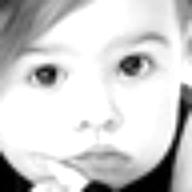
#> input picture Data_Part3/New/neutral/10_neutral_young_male.jpg, 192 x 192 px, given as the content of the folder ../../Data_Part3/New/neutral/New Folder 1/, which was not available
$ python Brightning_Script.py
#> lines starting #> are read from the running program, lines starting #| are printed output that depends on the picture; pictures that were not available may be replaced by others from this repository, and a replacement may not be noted
import os
from PIL import Image, ImageEnhance
import matplotlib.pyplot as plt

# Source and result folder
src_folder = '../../Data_Part3/New/neutral/New Folder 1/'
result_folder = '../../Data_Part3/New/neutral'

# In case result_folder
os.makedirs(result_folder, exist_ok=True)

# To make it so that it only shows once for the plt images
counter = 0
# Goes through files in the source folder
for filename in os.listdir(src_folder):
    if filename.endswith('.jpg') or filename.endswith('.png'):  # Add or modify if you have different image file types
        # Open the image file
        img = Image.open(os.path.join(src_folder, filename))
#> img is the input picture: PIL image 192x192 RGB; min 0, max 255, mean 206.4

        # Brighten the image
        enhancer = ImageEnhance.Brightness(img)
        img_bright = enhancer.enhance(1.2)  # increases the image brightness by 20%
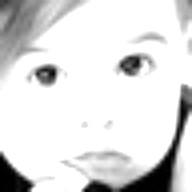
#> img_bright: PIL image 192x192 RGB; min 0, max 255, mean 220.9

        #first image
        if counter == 0:
            # Display the original image
            plt.figure(figsize=(10, 5))
            plt.subplot(1, 2, 1)
            plt.title('Before Brightening')
            plt.imshow(img)

            # Display the brightened image
            plt.subplot(1, 2, 2)
            plt.title('After Brightening')
            plt.imshow(img_bright)
            plt.show()
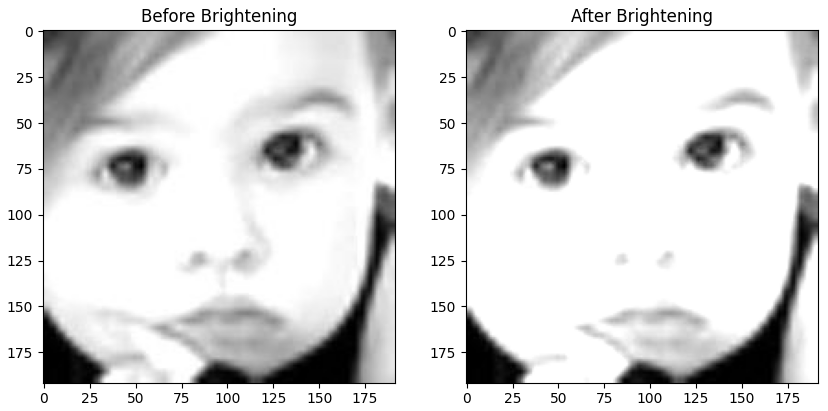
#> figure drawn by matplotlib, 2 panels

        # Save the brightened image to the destination folder
        img_bright.save(os.path.join(result_folder, filename))

        # Increment the counter so that the plt images only show once
        counter += 1

$ run again, on Data_Part3/New/neutral/392_neutral_middle_female.jpg
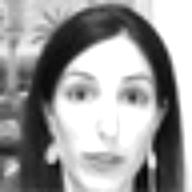
#> input picture Data_Part3/New/neutral/392_neutral_middle_female.jpg, 192 x 192 px, given as the content of the folder ../../Data_Part3/New/neutral/New Folder 1/, which was not available
#> img is the input picture: PIL image 192x192 RGB; min 0, max 255, mean 155
#> `img_bright = enhancer.enhance(1.2)`:
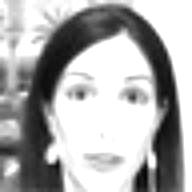
#> img_bright: PIL image 192x192 RGB; min 0, max 255, mean 172.3
#> `plt.show()`:
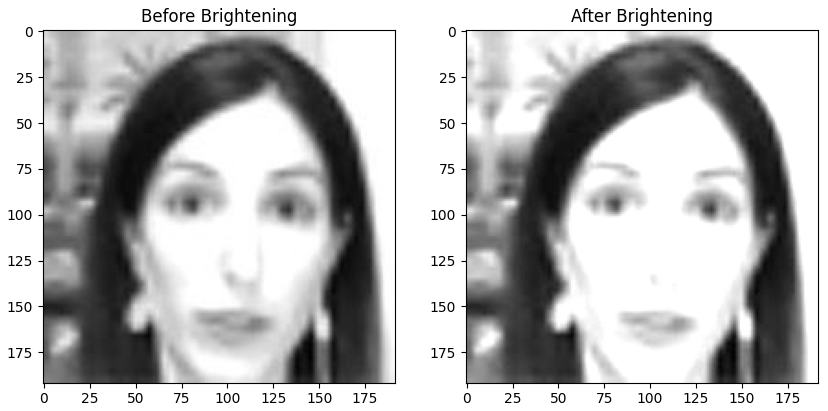
#> figure drawn by matplotlib, 2 panels

$ run again, on Data_Part3/New/neutral/437_neutral_senior_male.jpg
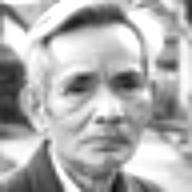
#> input picture Data_Part3/New/neutral/437_neutral_senior_male.jpg, 192 x 192 px, given as the content of the folder ../../Data_Part3/New/neutral/New Folder 1/, which was not available
#> img is the input picture: PIL image 192x192 RGB; min 12, max 255, mean 175.6
#> `img_bright = enhancer.enhance(1.2)`:
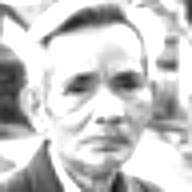
#> img_bright: PIL image 192x192 RGB; min 14, max 255, mean 201.2
#> `plt.show()`:
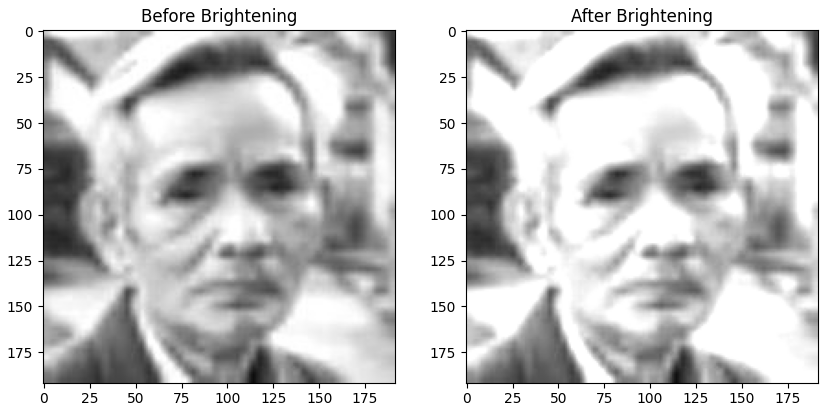
#> figure drawn by matplotlib, 2 panels

$ run again, on Data_Part3/New/neutral/475_neutral_senior_female.jpg
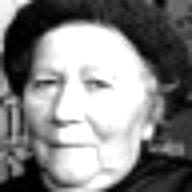
#> input picture Data_Part3/New/neutral/475_neutral_senior_female.jpg, 192 x 192 px, given as the content of the folder ../../Data_Part3/New/neutral/New Folder 1/, which was not available
#> img is the input picture: PIL image 192x192 RGB; min 0, max 255, mean 130.7
#> `img_bright = enhancer.enhance(1.2)`:
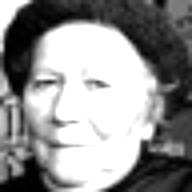
#> img_bright: PIL image 192x192 RGB; min 0, max 255, mean 143.8
#> `plt.show()`:
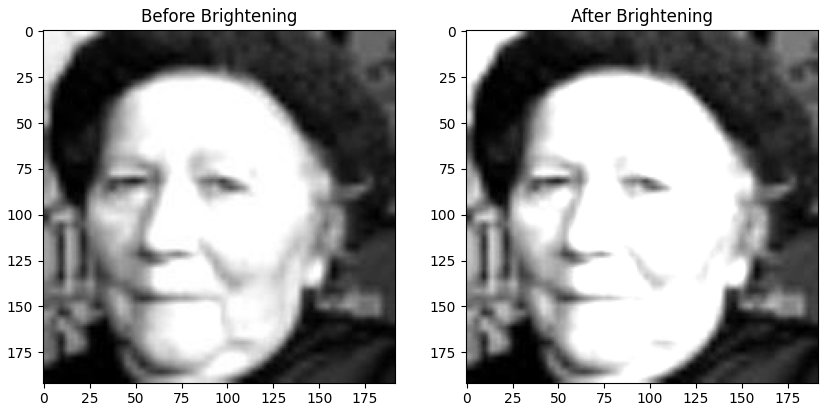
#> figure drawn by matplotlib, 2 panels
